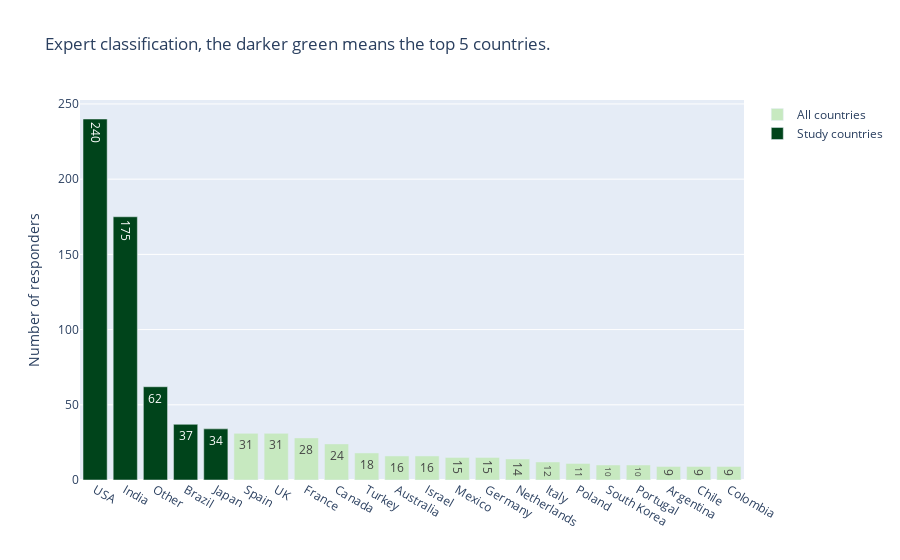

Notebook cell for this chart:
### Markdown cell above
In addition to categorizing experts based on their data science role, a geographical classification was also conducted focusing on the top 5 countries with the highest representation in the Kaggle community. These countries are **the United States, India, Others, Brazil, and Japan**, with a total of 548 surveyed users, **representing approximately 28.87% of the total users**, as shown in Figure.

### Code cell
# df_DS
# df_prue

country_all=df_DS.groupby(["Q4",'classification'],as_index=False).size().sort_values('size',ascending=False,ignore_index=True)[:22]
country_study=df_prue.groupby(["Q4",'classification'],as_index=False).size().sort_values('size',ascending=False,ignore_index=True)[:22]
# country_comp=df_prue2.groupby(["Q4",'classification'],as_index=False).size().sort_values('classification',ascending=False,ignore_index=True)[:22]
fig = go.Figure()
fig.add_trace(go.Bar(x=country_all['Q4'],   y=country_all["size"],   marker_color='rgb(199,233,192)',name= 'All countries',
                    text =country_all['size'],textposition = "inside"))
fig.add_trace(go.Bar(x=country_study['Q4'],   y=country_study["size"],   marker_color='rgb(0,68,27)',name= 'Study countries',
                    text =country_study['size'],textposition = "inside"))

print(round((class_exp.sum()/class_all.sum())*100,2))
# anotations
fig.update_layout(barmode='overlay',yaxis_title="Number of responders",title_text='Expert classification, the darker green means the top 5 countries.')
fig.show()

### Figure 1 — Plotly figure (JSON) as saved in the notebook; plotly's stock layout.template omitted (floating-point values rounded to 4 significant figures)
{"data": [{"marker": {"color": "rgb(199,233,192)"}, "name": "All countries", "text": [240, 175, 62, 37, 34, 31, 31, 28, 24, 18, 16, 16, 15, 15, 14, 12, 11, 10, 10, 9, 9, 9], "textposition": "inside", "type": "bar", "x": ["USA", "India", "Other", "Brazil", "Japan", "Spain", "UK", "France", "Canada", "Turkey", "Australia", "Israel", "Mexico", "Germany", "Netherlands", "Italy", "Poland", "South Korea", "Portugal", "Argentina", "Chile", "Colombia"], "y": [240, 175, 62, 37, 34, 31, 31, 28, 24, 18, 16, 16, 15, 15, 14, 12, 11, 10, 10, 9, 9, 9]}, {"marker": {"color": "rgb(0,68,27)"}, "name": "Study countries", "text": [240, 175, 62, 37, 34], "textposition": "inside", "type": "bar", "x": ["USA", "India", "Other", "Brazil", "Japan"], "y": [240, 175, 62, 37, 34]}], "layout": {"barmode": "overlay", "title": {"text": "Expert classification, the darker green means the top 5 countries."}, "yaxis": {"title": {"text": "Number of responders"}}}}
